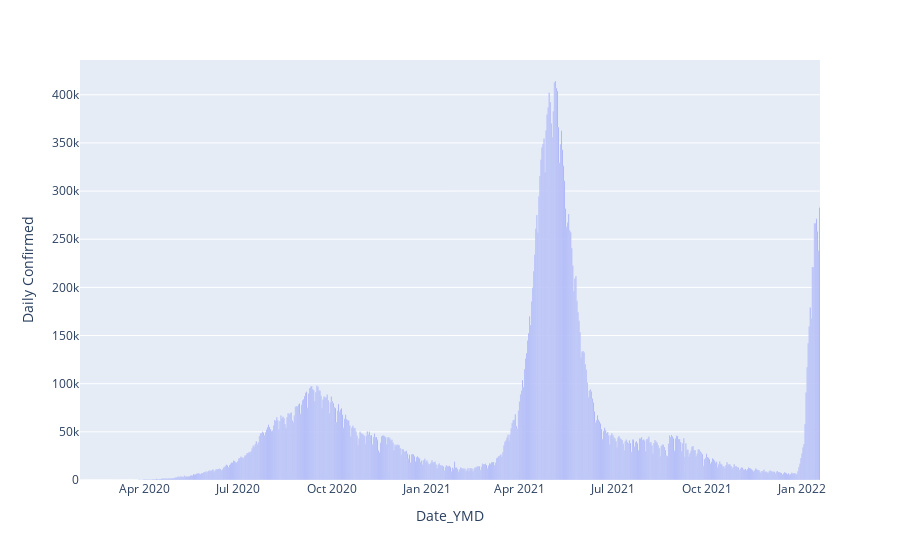

Notebook cell for this chart:
### Code cell
# plot in plotly 
import plotly.express as px 
fig= px.bar(df, 'Date_YMD', y='Daily Confirmed')
fig.show()

### Figure 1 — Plotly figure (JSON) as saved in the notebook; plotly's stock layout.template omitted (floating-point values rounded to 4 significant figures; data arrays with more than 128 entries replaced by an {"elided": "..."} marker saying what was removed)
{"data": [{"alignmentgroup": "True", "hovertemplate": "Date_YMD=%{x}<br>Daily Confirmed=%{y}<extra></extra>", "legendgroup": "", "marker": {"color": "#636efa", "pattern": {"shape": ""}}, "name": "", "offsetgroup": "", "orientation": "v", "showlegend": false, "textposition": "auto", "type": "bar", "x": {"elided": "720 str values"}, "xaxis": "x", "y": {"elided": "720 int values"}, "yaxis": "y"}], "layout": {"barmode": "relative", "legend": {"tracegroupgap": 0}, "margin": {"t": 60}, "xaxis": {"anchor": "y", "domain": [0, 1], "title": {"text": "Date_YMD"}}, "yaxis": {"anchor": "x", "domain": [0, 1], "title": {"text": "Daily Confirmed"}}}}
